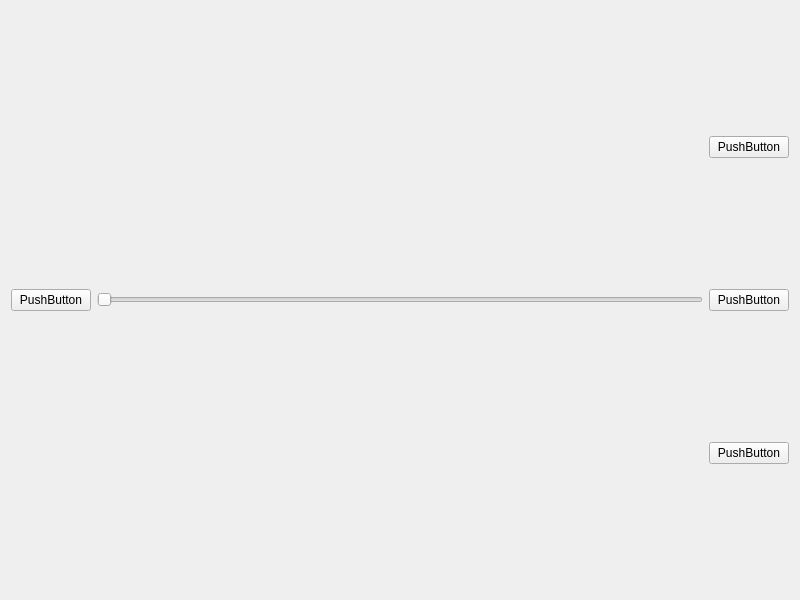
<?xml version="1.0" encoding="UTF-8"?>
<ui version="4.0">
 <class>Widget</class>
 <widget class="QWidget" name="Widget">
  <property name="geometry">
   <rect>
    <x>0</x>
    <y>0</y>
    <width>800</width>
    <height>600</height>
   </rect>
  </property>
  <property name="windowTitle">
   <string>Widget</string>
  </property>
  <layout class="QHBoxLayout" name="horizontalLayout">
   <item>
    <widget class="QPushButton" name="pushButton_5">
     <property name="text">
      <string>PushButton</string>
     </property>
    </widget>
   </item>
   <item>
    <widget class="QSlider" name="horizontalSlider">
     <property name="orientation">
      <enum>Qt::Horizontal</enum>
     </property>
    </widget>
   </item>
   <item>
    <layout class="QVBoxLayout" name="verticalLayout">
     <item>
      <widget class="QPushButton" name="pushButton_3">
       <property name="text">
        <string>PushButton</string>
       </property>
      </widget>
     </item>
     <item>
      <widget class="QPushButton" name="pushButton_2">
       <property name="text">
        <string>PushButton</string>
       </property>
      </widget>
     </item>
     <item>
      <widget class="QPushButton" name="pushButton_4">
       <property name="text">
        <string>PushButton</string>
       </property>
      </widget>
     </item>
    </layout>
   </item>
  </layout>
 </widget>
 <resources/>
 <connections/>
 <buttongroups>
  <buttongroup name="buttonGroup"/>
 </buttongroups>
</ui>
